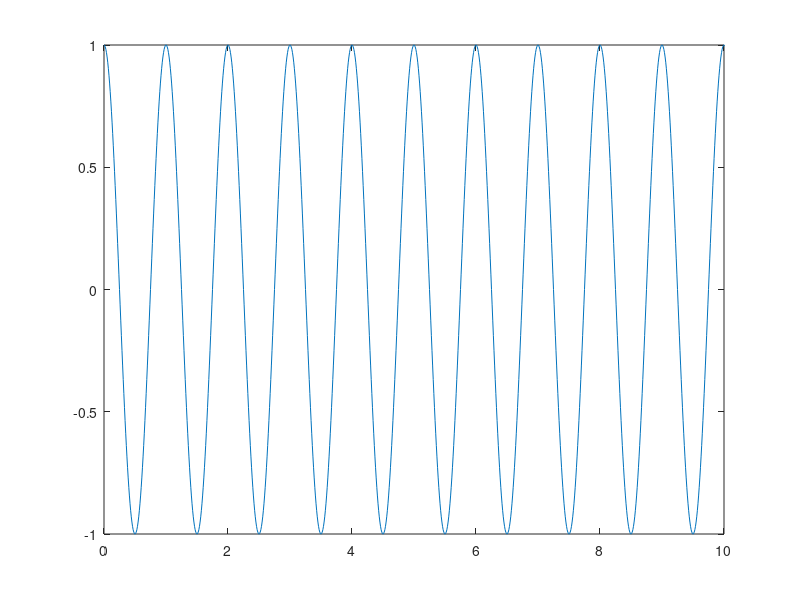

Recreate this plot in MATLAB.
clc;
clear ;
fs =100 ;
t=0:1/fs :100;
fm=1;%modulating sigal frequency
fc=10;
x=cos(2*pi*fm*t) %modulating signal
plot(t,x)
axis([0 10 -1 1])